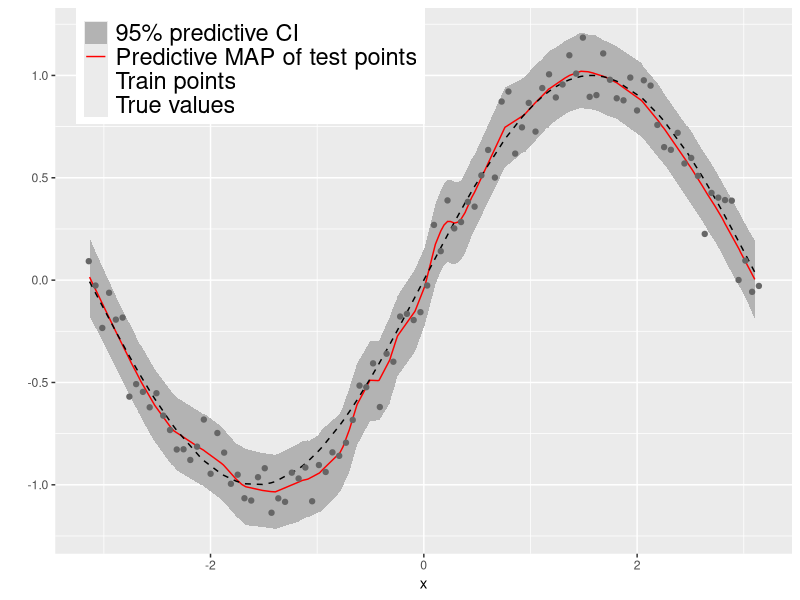
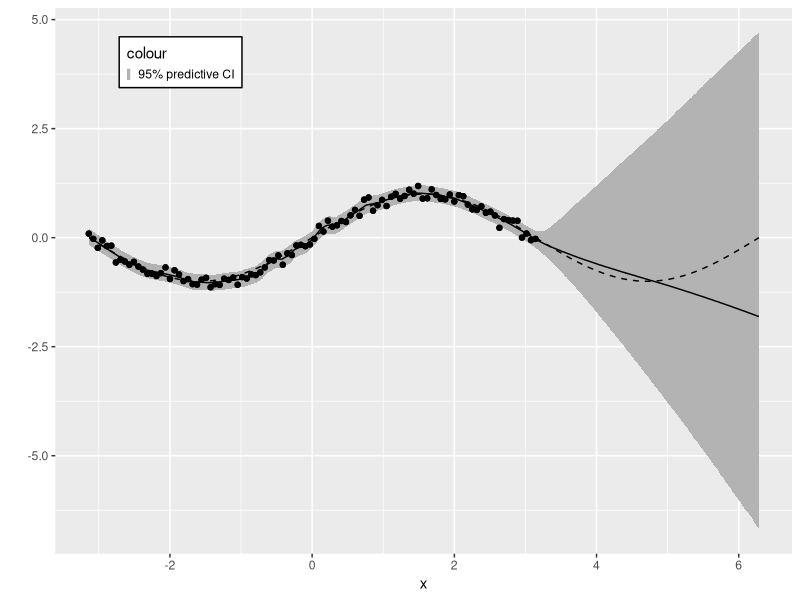

Recreate these plots in R, in order.
# plot by number of dimensions
library(ggplot2)

y_test = read.csv("y_test.csv")$X0
x_test = read.csv("x_test.csv")$X0
y_test_pred = read.csv("y_test_pred.csv")$X0

y_train = read.csv("y_train.csv")$X0
x_train = read.csv("x_train.csv")$X0
y_train_pred = read.csv("y_train_pred.csv")$X0

lower_test = read.csv("lower_test.csv")$X0
upper_test = read.csv("upper_test.csv")$X0

var_lower_test = read.csv("var_test_low.csv")$X0
var_upper_test = read.csv("var_test_up.csv")$X0


df = data.frame(x_test, y_test, y_test_pred, lower_test, upper_test, var_lower_test,var_upper_test, x_train, y_train)

y_ext = read.csv("y_ext.csv")$X0
x_ext = read.csv("x_ext.csv")$X0
y_ext_pred = read.csv("y_ext_pred.csv")$X0
lower_ext = read.csv("lower_ext.csv")$X0
upper_ext = read.csv("upper_ext.csv")$X0


#plot 
png("figure_BNN.png", units="in", width=7, height=5, res=600)
ggplot(df, aes(x_test)) +
  geom_ribbon(aes(ymin = lower_test, ymax = upper_test, color = "95% predictive CI"), fill = "grey70", linetype=0) + 
  geom_line(aes(y = y_test_pred, color = "Predictive MAP of test points")) + 
  geom_line(aes(y = y_test, color = "True values"), linetype="dashed") + 
  geom_point(aes(x = x_train, y = y_train, color="Train points")) +
  xlab("x") + 
  ylab("") +
  #scale_linetype_manual(values = c("Predictive MAP of test points" = "dashed","True values" = "dashed")) +
  scale_color_manual(name="", values = c("Train points"="grey40", "Predictive MAP of test points" = "red","True values" = "black", "95% predictive CI"="grey"))+
  guides(color = guide_legend(override.aes = list(linetype = c(0, 1, 2, 0),
                                                  shape = c(16,NA,NA,NA), 
                                                  size = 1)))+

  theme(legend.position = c(0.265, 0.9),
        legend.background = element_rect(fill = "white"),
        legend.title = element_text(size=3),
        legend.text = element_text(size=17))
        #legend.key = element_rect(size=10)) 
dev.off()

png("figure_BNN_extended.png", units="in", width=7, height=5, res=600)
df_complete = data.frame(x = c(x_test, x_ext),  y_true = c(y_test, y_ext), y_pred = c(y_test_pred, y_ext_pred),  low = c(lower_test, lower_ext), up = c(upper_test, upper_ext), x_train, y_train)
ggplot(df_complete, aes(x)) +
  geom_ribbon(aes(ymin = low, ymax = up, color = "95% predictive CI"), fill = "grey70", linetype=0) + 
  geom_line(aes(y = y_true), linetype="dashed") + 
  geom_line(aes(y = y_pred)) + 
  geom_point(aes(x = x_train, y = y_train)) +
  xlab("x") + 
  ylab("") + 
  theme(legend.position = c(0.17, 0.9),
        legend.background = element_rect(fill = "white", color = "black"),
        legend.key.size = unit(0.1, 'cm'))
dev.off()
